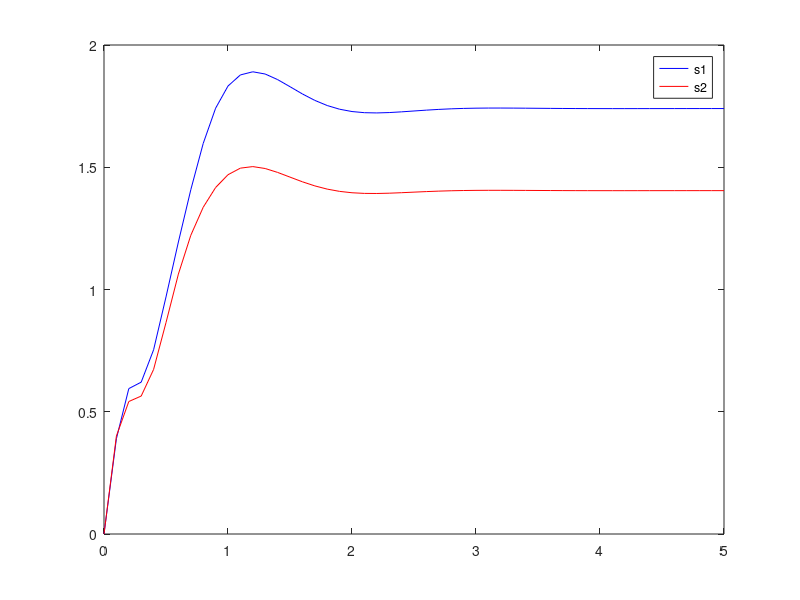
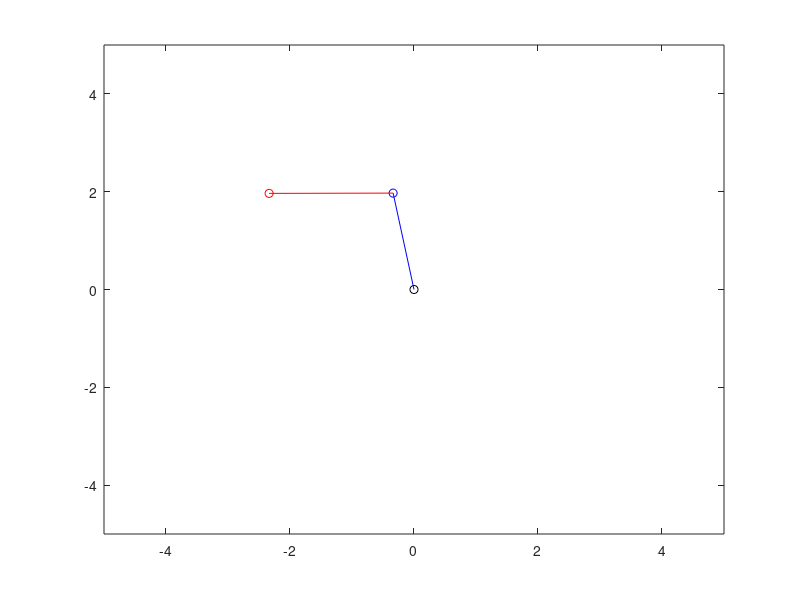

The MATLAB script that drew these images, in order: (Note: this script raises an error after producing the figures.)
clc;
clear all;
close all;

%variables
M1 = 2.75; %kg
k1 = 511.395; %N/m 
m1 = 5.067; %kg
c1 = 2.5593; %Ns/m
M2 = 2.75; %kg
k2 = 511.395; %N/m 
m2 = 5.067; %kg
c2 = 2.5593; %Ndm
l1 = 2; %m
l2 = 2; %m


% Continuous time system
A= [ 0 1 0 0 0 0 0 0
    -k1*(1/M1 + 1/m1) -c1/m1 0 0 0 0 0 0
    0 0 0 1 0 0 0 0
    k1/M1 0 0 0 0 0 0 0
    0 0 0 0 0 1 0 0
    0 0 0 0 -k2*(1/M2 + 1/m2) -c2/m2 0 0
    0 0 0 0 0 0 0 1
    k1/m1 c1/m1 0 0 k2/M2 0 0 0];

B= [0 -1/M1 0 1/M1 0 0 0 0
    0 -1/m1 0 0 0 -1/M2 0 (1/m1 + 1/M2)]';

C= [0 0 1 0 0 0 0 0
    0 0 0 0 0 0 1 0];
D= 0;

%Controller volgens de originele paper

K = [-51.59 32.61 314.44 96.21 284.79 9.68 -33.57 15.15
   163.16 37.98 33.57 33.98 -433.18 -7.09 314.441 80.18];

t= 5; %simulatie tijd

x0 = [0 0 0 0 0 0 0 0]'; %x0
u = [500*ones(1,(t*10+1))
     500*ones(1,(t*10+1))]; % input over het aantal simulatie stappen 


MIMO=ss(A,B,C,D); %MIMO plant
KMIMO=ss(A-B*K,B,C,D); % MIMO plant met controller
s = lsim(KMIMO,u,0:0.1:t,x0); % simulatie op de step response

figure(1) % plot van de twee outputs
plot(0:0.1:t,s(:,1),'b',0:0.1:t,s(:,2),'r')
legend('s1','s2');



for i = 1:length(s) %code voor de beam simulatie plot

    b1 = [cos(s(i,1))*l1; sin(s(i,1))*l1]; %locatie van het uiteinde van beam 1
    b2 = b1 + [cos(s(i,2)+s(i,1))*l2; sin(s(i,2)+s(i,1))*l2]; %locatie van het uiteinde van beam 2
    
    beam1 = [zeros(2,1) b1]; %totale beam1 als lijn
    beam2 = [b1 b2];        % totale beam2 als lijn
    
    figure(2) %de simulatie plot
    plot(0,0,'ko',b1(1),b1(2),'bo',beam1(1,:),beam1(2,:),'b',b2(1),b2(2),'ro',beam2(1,:),beam2(2,:),'r')
    axis([-5 5 -5 5])
    
    pause(0.1)
    
    
end

%%
MIMOdisc = c2d(MIMO,0.1,'zoh'); %discretizeren van de plant

N = 100; %horizon input

A = MIMOdisc.A;
B = MIMOdisc.B;
C = MIMOdisc.C;
D = MIMOdisc.D;

Q = 1; %Waardes van de diagonaal van de Q (allemaal dezelfde)
R = 0; %waarde van R

x0 = [0 0 0 0 0 0 0 0]';

%Opmaken van de T en S matrix van de vergelijking x = Tx0 + Su
T = zeros(8*N,8);
T(1:8,1:8) = eye(8);
S = zeros(8*N,2*N);
for i = 2:N
 T((8*i)-7:8*i,:) = A^(i-1);
 for k = 1:i-1
 S((8*i)-7:8*i,2*k-1:2*k) = A^(i-k-1)*B;
 end
end


QH = Q*eye((N)*8); %Q zo opzetten dat je het kan vermenigvuldigen met de vector

xdest = [0 0 pi 0 0 0 pi 0]'; %waardes waar het naartoe moet bewegen.
udest = [0 0]'; %uiteindelijke waardes van u

% uiteindelijke waardes van x en u in vectoren zetten.
xref = zeros(8*N,1);
uref = zeros(2*N,1);
for l = 1:N
    xref(l*8-7:l*8,1) = xdest;
    uref(l*2-1:l*2,1) = udest;
end


%waardes van de cost function zo opzetten dat je u'*H*u + h*u kan zeggen
H = 0.5*(S'*QH*S + 2*R*eye(N*2));
h = x0'*T'*QH*S - xref'*QH*S - uref'*R*eye(N*2);

% optimalisatie beginnen
cvx_begin

variable u(2*N,1)

minimize(u'*H*u + h*u)
       
cvx_end

%optimale u waardes in een correcte vector zetten
uopt = zeros(2,N); 

for j = 1:N
 uopt(:,j) = u(2*j-1:2*j);
end

s = lsim(MIMOdisc,uopt,0:0.1:0.1*(N-1),x0); %simuleren van van y waardes

for i = 1:length(s) %code voor de beam simulatie plot

    b1 = [cos(s(i,1))*l1; sin(s(i,1))*l1]; %locatie van het uiteinde van beam 1
    b2 = b1 + [cos(s(i,2)+s(i,1))*l2; sin(s(i,2)+s(i,1))*l2]; %locatie van het uiteinde van beam 2
    
    beam1 = [zeros(2,1) b1]; %vector gelijk aan beam 1
    beam2 = [b1 b2];         %vector gelijk aan beam 2
    
    figure(2) %plot voor de beams simulatie
    plot(0,0,'ko',b1(1),b1(2),'bo',beam1(1,:),beam1(2,:),'b',b2(1),b2(2),'ro',beam2(1,:),beam2(2,:),'r')
    axis([-5 5 -5 5])
    
    pause(0.1)
    
    
end
